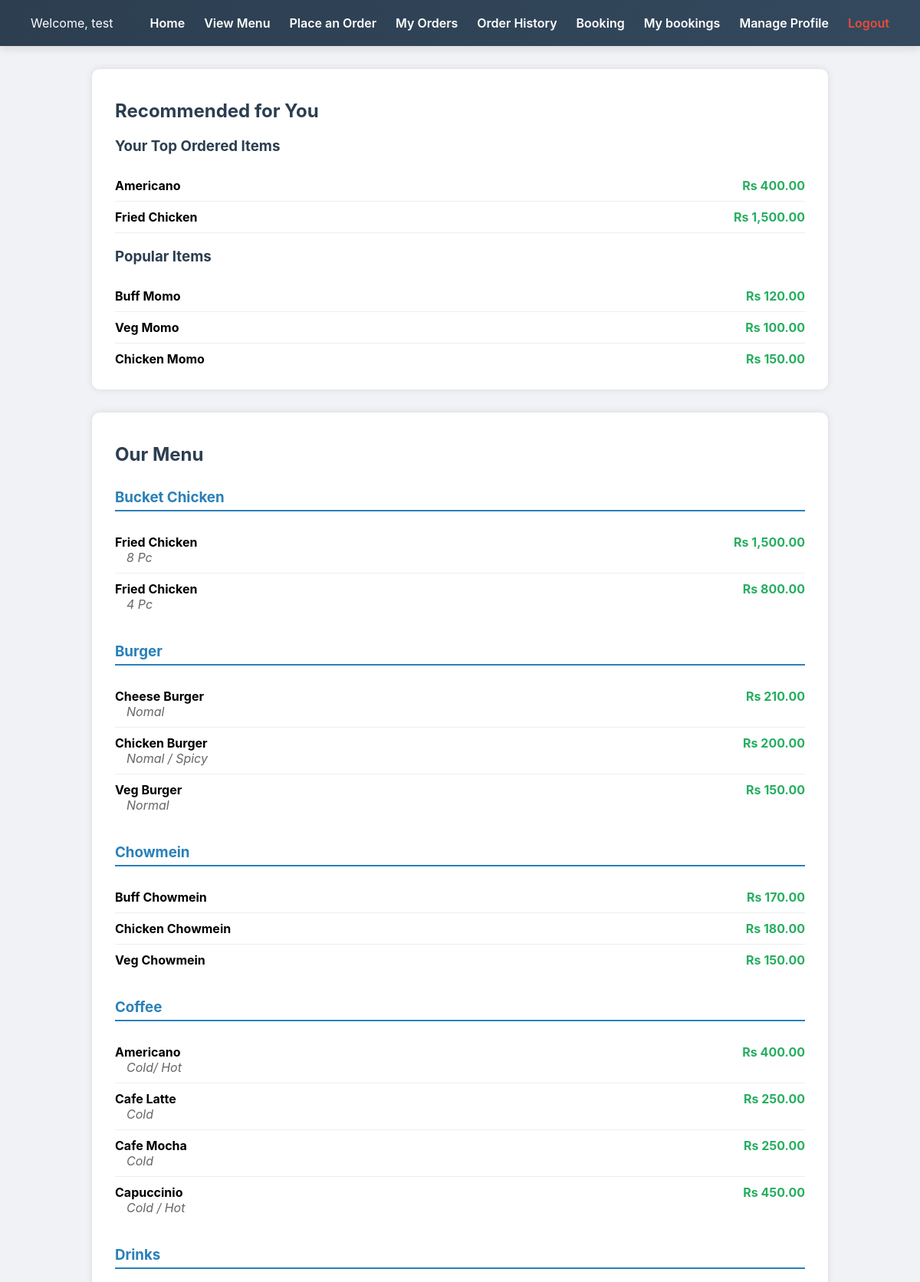
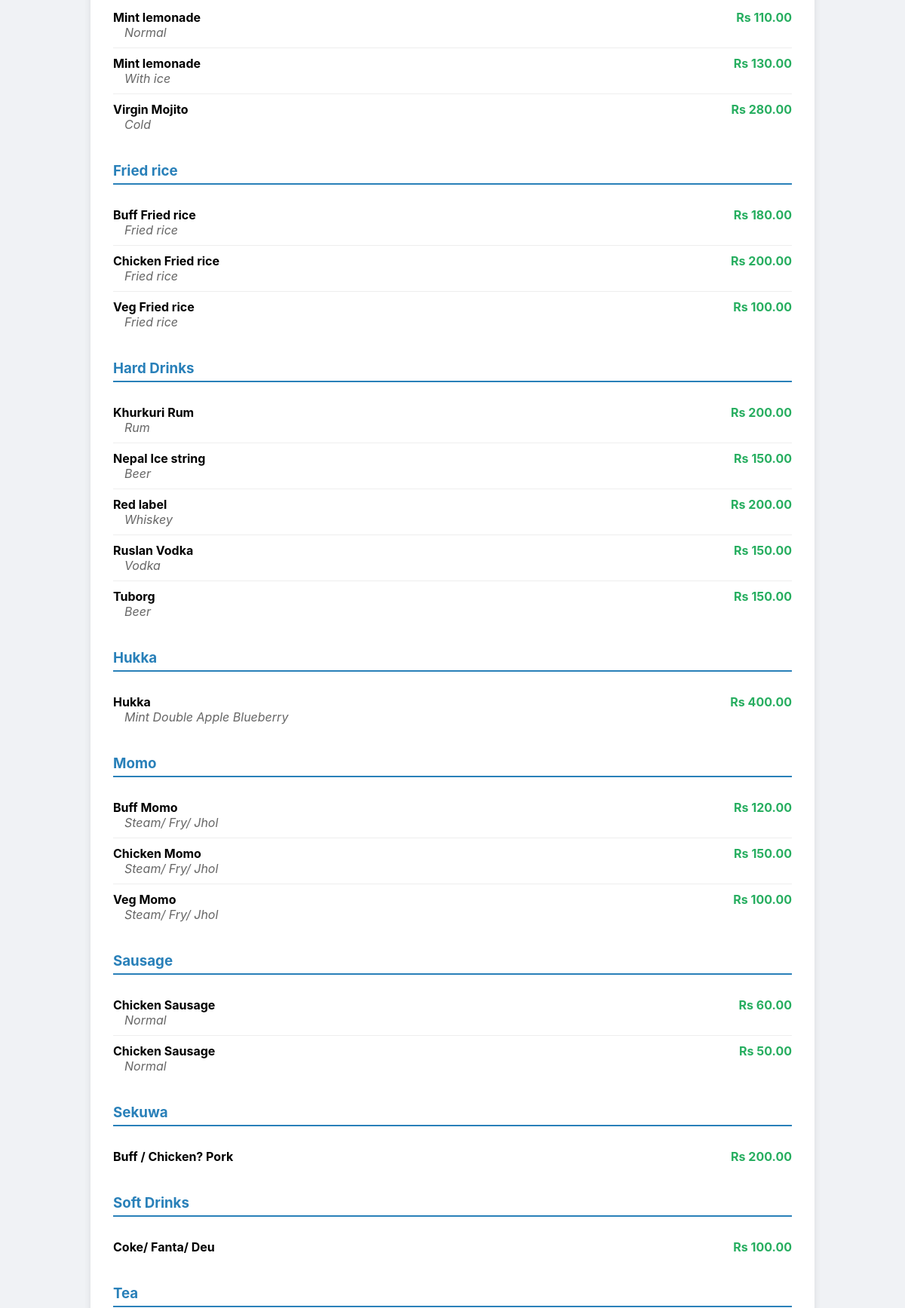
The page /menu.php (signed in, upper part) on the database its author committed (2 pictures, top to bottom).
### tables this page shows
CREATE TABLE `menu` (
  `id` int(11) NOT NULL,
  `item_name` varchar(255) NOT NULL,
  `description` text DEFAULT NULL,
  `price` decimal(10,2) NOT NULL,
  `category` varchar(100) NOT NULL
);

### menu.php (the view, shortened to what this page needs)
<?php
include 'db_connect.php';
$userId = $_SESSION['user_id'] ?? 0;
try {
    $stmt = $conn->prepare("SELECT id, item_name, description, price, category FROM menu ORDER BY category, item_name");
    $stmt->execute();
    $menuItems = $stmt->fetchAll(PDO::FETCH_ASSOC);
} catch (PDOException $e) {
    die("Database error: " . $e->getMessage());
}
function getTopItems(PDO $conn, $userId = null, $limit = 3) {
    try {
        if ($userId) {
            $stmt = $conn->prepare("SELECT order_details FROM orders WHERE user_id = ?");
            $stmt->execute([$userId]);
        } else {
            $stmt = $conn->prepare("SELECT order_details FROM orders");
            $stmt->execute();
        }
        $allOrders = $stmt->fetchAll(PDO::FETCH_COLUMN);
        $itemTotals = [];
        foreach ($allOrders as $orderJson) {
            $items = json_decode($orderJson, true);
            if (is_array($items)) {
                foreach ($items as $item) {
                    $id = $item['id'] ?? 0;
                    $qty = $item['quantity'] ?? 0;
                    if ($id > 0) {
                        if (!isset($itemTotals[$id])) {
                            $itemTotals[$id] = 0;
                        }
                        $itemTotals[$id] += $qty;
                    }
                }
            }
        }
        arsort($itemTotals);
        $topItemIds = array_slice(array_keys($itemTotals), 0, $limit);
        $placeholders = implode(',', array_fill(0, count($topItemIds), '?'));
        $stmt = $conn->prepare("SELECT id, item_name, price FROM menu WHERE id IN ($placeholders)");
        $stmt->execute($topItemIds);
        $topItems = $stmt->fetchAll(PDO::FETCH_ASSOC);
        usort($topItems, function($a, $b) use ($itemTotals) {
            return $itemTotals[$b['id']] <=> $itemTotals[$a['id']];
        });
        return $topItems;
    } catch (PDOException $e) {
        return [];
    }
}
$userTopItems = getTopItems($conn, $userId, 3);
$popularItems = getTopItems($conn, null, 3);
?>
<!DOCTYPE html>
<html lang="en">
<head>
</head>
<body>
<div class="navbar">
    <div>Welcome, <?= htmlspecialchars($_SESSION['username']) ?></div>
    <div>
        <ul>
            <li><a href="user_dashboard.php">Home</a></li>
            <li><a href="menu.php">View Menu</a></li>
            <li><a href="order_menu.php">Place an Order</a></li>
            <li><a href="my_orders.php">My Orders</a></li>
            <li><a href="order_history.php">Order History</a></li>
            <li><a href="book_table.php">Booking</a></li>
            <li><a href="my_bookings.php">My bookings</a></li>
            <li><a href="profile.php">Manage Profile</a></li>
            <li><a class="logout" href="logout.php">Logout</a></li>
        </ul>
    </div>
</div>
<div class="recommendations">
    <h2>Recommended for You</h2>
    <?php if (!empty($userTopItems)): ?>
        <h3>Your Top Ordered Items</h3>
        <?php foreach ($userTopItems as $item): ?>
            <div class="menu-item">
                <div class="item-name"><?= htmlspecialchars($item['item_name']) ?></div>
                <div class="item-price">Rs <?= number_format($item['price'], 2) ?></div>
            </div>
        <?php endforeach; ?>
    <?php else: ?>
        <p>You have no previous orders.</p>
    <?php endif; ?>
    <?php if (!empty($popularItems)): ?>
        <h3>Popular Items</h3>
        <?php foreach ($popularItems as $item): ?>
            <div class="menu-item">
                <div class="item-name"><?= htmlspecialchars($item['item_name']) ?></div>
                <div class="item-price">Rs <?= number_format($item['price'], 2) ?></div>
            </div>
        <?php endforeach; ?>
    <?php else: ?>
        <p>No popular items found.</p>
    <?php endif; ?>
</div>
<div class="menu-container">
    <h2>Our Menu</h2>
    <?php
    $currentCategory = '';
    foreach ($menuItems as $item) {
        if ($item['category'] !== $currentCategory) {
            if ($currentCategory !== '') {
                echo "</div>";
            }
            $currentCategory = htmlspecialchars($item['category']);
            echo "<div class='menu-category'>";
            echo "<h3>$currentCategory</h3>";
        }
        echo "<div class='menu-item'>";
        echo "<div><span class='item-name'>" . htmlspecialchars($item['item_name']) . "</span>";
        if (!empty($item['description'])) {
            echo "<div class='item-description'>" . htmlspecialchars($item['description']) . "</div>";
        }
        echo "</div>";
        echo "<div class='item-price'>Rs " . number_format($item['price'], 2) . "</div>";
        echo "</div>";
    }
    if ($currentCategory !== '') {
        echo "</div>";
    }
    ?>
</div>
</body>
</html>

### menu.php (style rules this page uses)
body { margin: 0; padding: 0; font-family: 'Inter', sans-serif; background-color: #f0f2f5; }
.navbar { background: linear-gradient(to right, #2c3e50, #34495e); padding: 20px 40px; display: flex; justify-content: space-between; align-items: center; color: white; box-shadow: 0 4px 10px rgba(0, 0, 0, 0.1); }
.navbar ul { list-style: none; display: flex; margin: 0; padding: 0; }
.navbar li { margin-left: 25px; }
.navbar a { color: white; text-decoration: none; font-weight: 600; transition: 0.3s; }
.navbar .logout { color: #e74c3c; }
.menu-container, .recommendations { max-width: 900px; margin: 30px auto; background: white; padding: 20px 30px; border-radius: 10px; box-shadow: 0 0 10px rgba(0,0,0,0.1); }
h2, h3 { color: #2c3e50; margin-bottom: 20px; }
.menu-category { margin-top: 30px; }
.menu-category h3 { border-bottom: 2px solid #2980b9; padding-bottom: 5px; color: #2980b9; }
.menu-item { display: flex; justify-content: space-between; padding: 10px 0; border-bottom: 1px solid #eee; }
.menu-item:last-child { border-bottom: none; }
.item-name { font-weight: bold; }
.item-description { font-style: italic; color: #666; margin-left: 15px; flex-grow: 1; }
.item-price { font-weight: bold; color: #27ae60; }

### rows shown on the page
menu: item_name "Americano", price "400.00", category "Coffee", description "Cold/ Hot"
menu: item_name "Fried Chicken", price "1,500.00", category "Bucket Chicken", description "8 Pc"
menu: item_name "Buff Momo", price "120.00", category "Momo", description "Steam/ Fry/ Jhol"
menu: item_name "Veg Momo", price "100.00", description "Steam/ Fry/ Jhol"
menu: item_name "Chicken Momo", price "150.00", description "Steam/ Fry/ Jhol"
menu: item_name "Fried Chicken", description "4 Pc", price "800.00"
menu: category "Burger", item_name "Cheese Burger", description "Nomal", price "210.00"
menu: item_name "Chicken Burger", description "Nomal / Spicy", price "200.00"
menu: item_name "Veg Burger", description "Normal", price "150.00"
menu: category "Chowmein", item_name "Buff Chowmein", price "170.00"
menu: item_name "Chicken Chowmein", price "180.00"
menu: item_name "Veg Chowmein", price "150.00"
menu: item_name "Cafe Latte", description "Cold", price "250.00"
menu: item_name "Cafe Mocha", description "Cold", price "250.00"
menu: item_name "Capuccinio", description "Cold / Hot", price "450.00"
menu: category "Drinks", item_name "Mint lemonade", description "Normal", price "110.00"
menu: item_name "Mint lemonade", description "With ice", price "130.00"
menu: item_name "Virgin Mojito", description "Cold", price "280.00"
menu: category "Fried rice", item_name "Buff Fried rice", description "Fried rice", price "180.00"
menu: item_name "Chicken Fried rice", description "Fried rice", price "200.00"
menu: item_name "Veg Fried rice", description "Fried rice", price "100.00"
menu: category "Hard Drinks", item_name "Khurkuri Rum", description "Rum", price "200.00"
menu: item_name "Nepal Ice string", description "Beer", price "150.00"
menu: item_name "Red label", description "Whiskey", price "200.00"
menu: item_name "Ruslan Vodka", description "Vodka", price "150.00"
menu: item_name "Tuborg", description "Beer", price "150.00"
menu: category "Hukka", item_name "Hukka", description "Mint Double Apple Blueberry", price "400.00"
menu: category "Sausage", item_name "Chicken Sausage", description "Normal", price "60.00"
menu: item_name "Chicken Sausage", description "Normal", price "50.00"
menu: category "Sekuwa", item_name "Buff / Chicken? Pork", price "200.00"
menu: category "Soft Drinks", item_name "Coke/ Fanta/ Deu", price "100.00"
menu: category "Tea"

### other values the page prints
$_SESSION['username'] "test"
